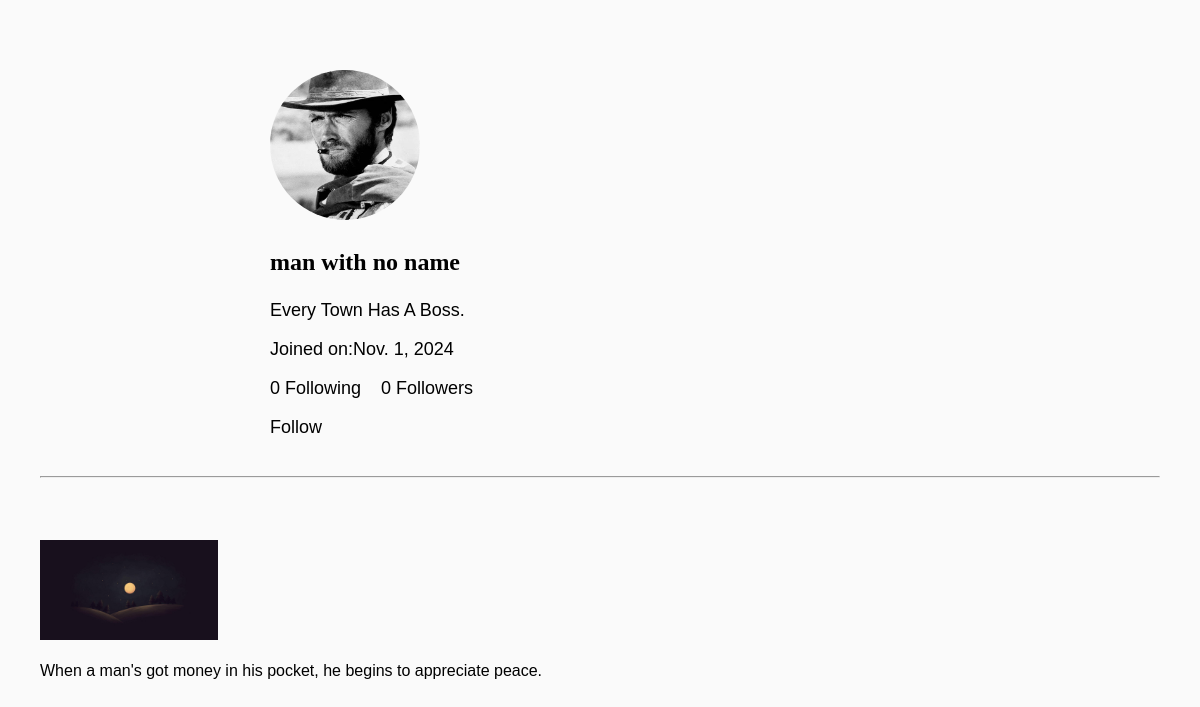
The app's page /profile/man with no name/ (signed in) with its own data.
### app/models.py (models this page shows, shortened)
class Profile(models.Model):
    user=models.OneToOneField(User,on_delete=models.CASCADE,related_name="profile")
    user_image=models.ImageField(upload_to="profile_image",null=True,blank=True)
    created_at=models.DateField(auto_now_add=True)
    bio=models.CharField(max_length=100,blank=True)
    followers=models.ManyToManyField('self',symmetrical=False,related_name="following",blank=True)
    def following_count(self):
        return self.following.count()
    def followers_count(self):
        return  self.followers.count()

class Post(models.Model):
    user=models.ForeignKey(User,on_delete=models.CASCADE)
    content=models.CharField(max_length=280,blank=True)
    image=models.ImageField(upload_to="image",null=True,blank=True)
    created_at=models.DateTimeField(auto_now_add=True)
    updated_at=models.DateTimeField(auto_now=True)
    likes=models.ManyToManyField(User,related_name='liked_posts',blank=True)
    retweet=models.ManyToManyField(User,related_name='retweetd_posts',blank=True)

### app/views.py (the view)
# urls.py: path('',view_profile,name="profile_home"),
def view_profile(request,username):
    user_name=get_object_or_404(User,username=username)
    user_profile=get_object_or_404(Profile,user=user_name)
    posts=Post.objects.filter(user=user_name)
    if request.user.is_authenticated:
        is_following = user_profile in request.user.profile.following.all()
    else:
        is_following = False
    context={
        'user_profile':user_profile,
        'posts':posts,
        'is_following':is_following
    }
    return render(request,'profile.html',context)

### templates/profile.html (shortened to what this page needs)
<!DOCTYPE html>
<html lang="en">
<head>
    {%load static%}
    <link rel="stylesheet" type="text/css" href="{% static 'css/style.css' %}">
</head>
<body>
    <div class="profilepage-section">
        <div class="profile-container">
            {%if user_profile.user.profile.user_image%}
            <img id="user-profile-image" src="{{user_profile.user.profile.user_image.url }}" height="100" alt="">
            {%else%}
            <img src="{% static 'images/oip.jpg' %}" height="100" alt="">
            {%endif%}
            <h3 id="username-text">{{user_profile.user}}</h3>
            <p>{{user_profile.user.profile.bio}}</p>
            Joined on:{{user_profile.user.profile.created_at}}<br>
            {% if user.is_authenticated %}
            <div class="follow-tag">
            <a href="{% url 'following' user_profile.user.id %}" id="anchor-tag"><p>{{ user_profile.following_count }} Following</p>
            </a>
            <a href="{% url 'followers' user_profile.user.id %}" id="anchor-tag"><p>{{ user_profile.followers_count }} Followers</p></a>
            </div>
            {%endif%}
            {% if request.user.is_authenticated%}
            {% if request.user != user_profile.user %}
                <a href="{% url 'profile_follow' user_profile.user.id %}"
                    id="follow-btn"
                    class="btn btn-primary">
                    {% if is_following %}Following{% else %}Follow{% endif %}
                </a>
            {% endif %}
            {%endif%}
        </div>
        <hr>
        <br>
        <div class="profile-content">
            <div class="profile-post">
                {%for post in posts%}
                <a href="{% url 'post_details' post.id %}" id="anchor-tag">
                {{post.content}}<br><br></a>
                {%if post.image%}
                <a href="{% url 'post_details' post.id %}" id="anchor-tag">
                <img src="{{post.image.url}}" height="100" alt=""><br><br></a>
                {%endif%}
                {%endfor%}
            </div>
        </div>
    </div>

### static/css/style.css (style rules this page uses)
body { background-color: rgb(255, 255, 255); margin:0; padding:0; box-sizing: border-box; }
#anchor-tag { text-decoration: none; color: inherit; }
.profilepage-section { background-color: rgb(250, 250, 250); padding:40px; }
.profile-container { margin-left:200px; border-radius: 5px; padding:30px; font-family: 'Lucida Sans', 'Lucida Sans Regular', 'Lucida Grande', 'Lucida Sans Unicode', Geneva, Verdana, sans-serif; font-size: large; }
#user-profile-image { border-radius: 50%; height:150px; width:150px; object-fit: cover; }
.profile-post { font-family: 'Lucida Sans', 'Lucida Sans Regular', 'Lucida Grande', 'Lucida Sans Unicode', Geneva, Verdana, sans-serif; }
#username-text { font-family:Cambria, Cochin, Georgia, Times, 'Times New Roman', serif; font-size: x-large; }
.follow-tag { display: flex; gap:20px; }
#follow-btn { text-decoration: none; color: inherit; }
body { background-color: rgb(255, 255, 255); }

### records on screen
Profile: user.profile.user_image (picture), user "man with no name", user.profile.bio "Every Town Has A Boss.", user.profile.created_at "Nov. 1, 2024", following_count "0", followers_count "0"
Post: image (picture)
Post: content "When a man's got money in his pocket, he begins to appreciate peace."
